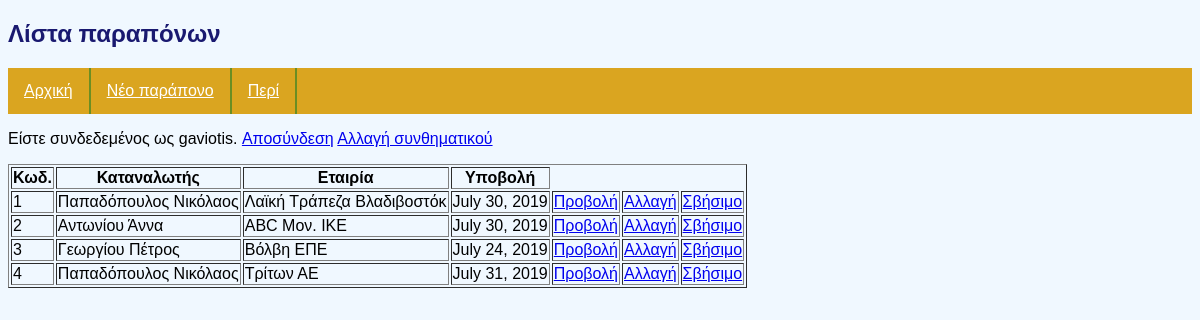
Before: / (signed in) with the older database file.
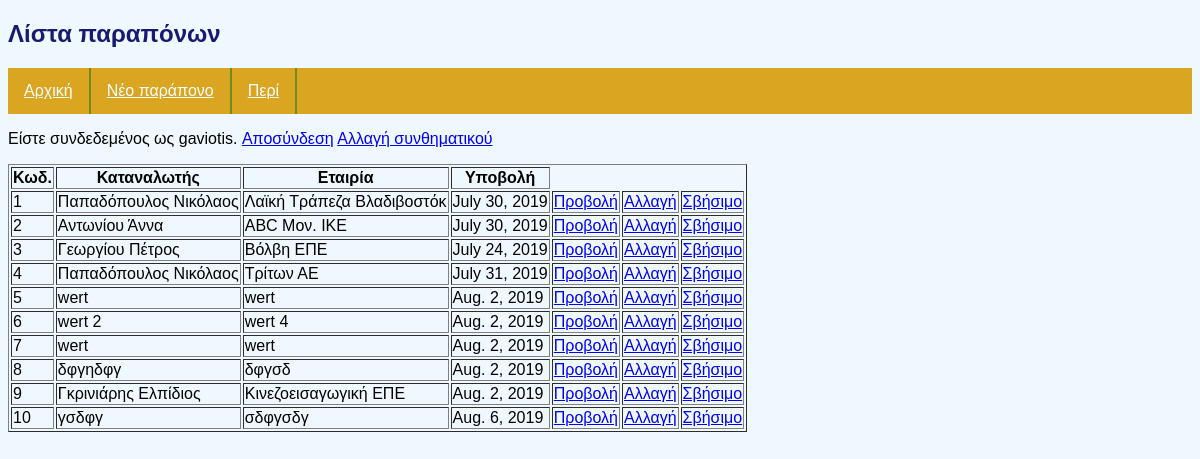
After: the same page with the newer database file.
### dbapp/models.py (models this page shows, shortened)
class Parapono(models.Model):
    katanalotis = models.CharField(max_length=40, verbose_name='Καταναλωτής')
    etairia = models.CharField(max_length=60, verbose_name='Εταιρία')
    ypovoli = models.DateField(
        default=datetime.date.today, verbose_name='Ημ/νία υποβολής')
    prostimo = models.DecimalField(decimal_places=2, max_digits=10, null=True, blank=True,
                                   verbose_name='Επιβληθέν πρόστιμο')  # νέα διόρθωση
    armodios = models.CharField(
        max_length=20, default='Φλώρου Νίκη', verbose_name='Αρμόδιος')
    eisagogi = models.DateTimeField(auto_now_add=True)
    epitopios = models.BooleanField(verbose_name='Επιτόπιος έλεγχος')
    perigrafi = models.TextField(
        null=True, blank=True, verbose_name='Περιγραφή')  # νέα προσθήκη
    xristis = models.ForeignKey('auth.User', default=1, on_delete=models.CASCADE,
                                verbose_name='Χρήστης')  # νέα προσθήκη

### dbapp/views.py (the view)
# urls.py: path('',                  login_required(ArxikiView.as_view()),  name = 'arxikiSelida'),
class ArxikiView(ListView):
    model = Parapono
    template_name = 'arxiki.html'
    context_object_name = 'lista_paraponon'

### dbapp/templates/arxiki.html (shortened to what this page needs)
{% extends 'base.html' %}
{% block myHeader%}
Λίστα παραπόνων
{% endblock myHeader %}
{% block myArticle %}
<table border="1">
  <tr>
    <th> Κωδ. </th>
    <th> Καταναλωτής </th>
    <th> Εταιρία </th>
    <th> Υποβολή </th>
  </tr>
  {% for parapono in lista_paraponon %}
  <tr>
    <td> {{parapono.id }}           </td>
    <td> {{ parapono.katanalotis }} </td>
    <td> {{ parapono.etairia }}     </td>
    <td> {{ parapono.ypovoli }}     </td>
    <td> <a href="{% url 'ena_parSelida' parapono.id %}">Προβολή</a> </td>
    <td> <a href="{% url 'tro_parSelida' parapono.id %}">Αλλαγή </a> </td>
    <td> <a href="{% url 'svy_parSelida' parapono.id %}">Σβήσιμο </a> </td>
  </tr>
  {% endfor %}
</table>
{% endblock myArticle %}

### dbapp/templates/base.html (shortened to what this page needs)
{% load static %}
<!DOCTYPE html>
<html>
<head>
    <link href="{% static 'base.css' %}" rel="stylesheet">
</head>
<body>
    <header>
        <h2>
            {% block myHeader %}{% endblock myHeader %}
        </h2>
    </header>
    <nav>
        <a href="{% url 'arxikiSelida' %}">Αρχική</a>
        <a href="{% url 'neo_parSelida' %}">Νέο παράπονο</a>
        <a href="{% url 'periSelida' %}">Περί</a>
    </nav>
    {% if user.is_authenticated %}
        <p>Είστε συνδεδεμένος ως {{ user.username }}.
           <a href="{% url 'logout' %}">Αποσύνδεση</a>
           <a href="{% url 'password_change' %}">Αλλαγή συνθηματικού</a>
        </p>
    {% else %}
        <p>Δεν έχετε συνδεθεί.
          <a href="{% url 'login' %}">Σύνδεση χρήστη</a></p>
    {% endif %}
    <article>
        {% block myArticle %}
        {% endblock myArticle %}
    </article>
</body>
</html>

### static/base.css (style rules this page uses)
body { background-color: aliceblue; }
header h2 { color: midnightblue; }
nav { list-style-type: none; overflow: hidden; background-color: goldenrod; }
nav a { float: left; border-right: 2px solid olivedrab; display: block; color: white; text-align: center; padding: 14px 16px; }
body { font-family: Sans-serif; }

Changed rows visible on the page:
added Parapono: id "5", katanalotis "wert", etairia "wert", ypovoli "Aug. 2, 2019"
added Parapono: id "6", katanalotis "wert 2", etairia "wert 4", ypovoli "Aug. 2, 2019"
added Parapono: id "7", katanalotis "wert", etairia "wert", ypovoli "Aug. 2, 2019"
added Parapono: id "8", katanalotis "δφγηδφγ", etairia "δφγσδ", ypovoli "Aug. 2, 2019"
added Parapono: id "9", katanalotis "Γκρινιάρης Ελπίδιος", etairia "Κινεζοεισαγωγική ΕΠΕ", ypovoli "Aug. 2, 2019"
added Parapono: id "10", katanalotis "γσδφγ", etairia "σδφγσδγ", ypovoli "Aug. 6, 2019"
